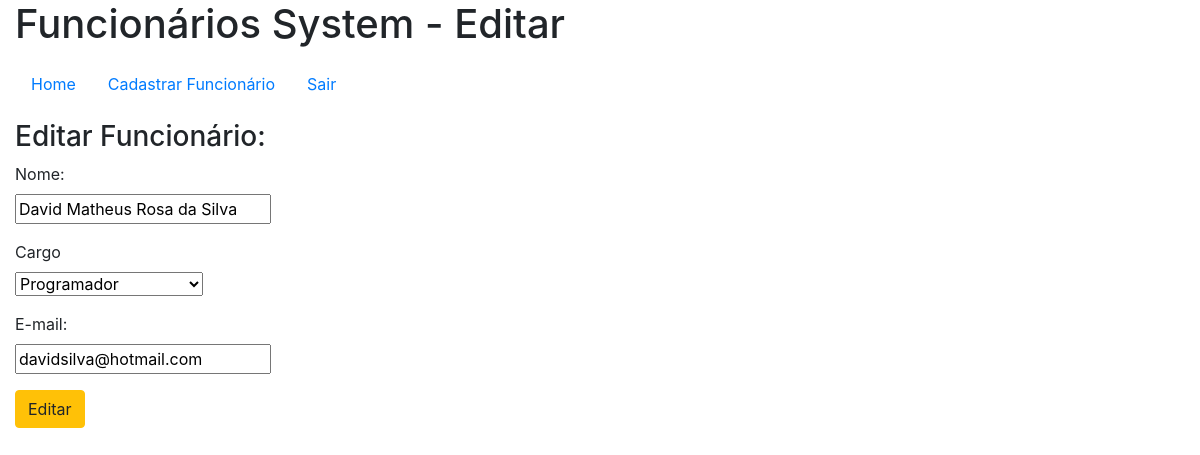
The page /editar.php?id_funcionario=3 (signed in) on the database its author committed.
### tables this page shows
CREATE TABLE `funcionarios_tb` (
  `id_funcionario` int(11) NOT NULL,
  `nome` varchar(200) NOT NULL,
  `cargo` varchar(200) NOT NULL,
  `email` varchar(200) NOT NULL
);

### DAO.php (called while the page is built, shortened)
<?php
include_once 'conn.php';
function buscar_funcionario($id_funcionario)
{
	global $conn;
	$sql = "SELECT * FROM funcionarios_tb WHERE id_funcionario = $id_funcionario";
	$result = mysqli_query($conn, $sql);
	if(mysqli_affected_rows($conn) > 0)
	{
		$funcionario = mysqli_fetch_assoc($result);
	}
	else
	{
		$funcionario = '';
	}
	return $funcionario;
}
?>

### editar.php (the view, shortened to what this page needs)
<?php include_once 'lock.php';
include_once'DAO.php';
if(isset($_POST['editar']))
{
	$edt['id_funcionario'] 	= $_POST['id_funcionario'];
	$edt['nome'] 			= $_POST['nome'];
	$edt['cargo'] 			= $_POST['cargo'];
	$edt['email'] 			= $_POST['email'];
	editar_funcionario($edt);
}
else if(empty($_GET['id_funcionario']))
{
	header('location:index.php?msg=invalidid');
}
else
{
	$id_funcionario = $_GET['id_funcionario'];
	$funcionario = buscar_funcionario($id_funcionario);
}
?>
<!DOCTYPE html>
<html lang="pt-br">
<head>
	<link rel="stylesheet" href="https://cdn.jsdelivr.net/npm/bootstrap@4.5.3/dist/css/bootstrap.min.css">
</head>
<body class="container-fluid">
	<h1>Funcionários System - Editar</h1>
	<p><?php include_once 'menu.php'; ?></p>
	<h3>Editar Funcionário:</h3>
	<form action="editar.php" method="post">
		<p>
			<label>Nome:</label><br>
			<input type="text" name="nome" maxlength="100"
			value="<?php echo $funcionario['nome']; ?>">
		</p>
		<p>
			<label>Cargo</label><br>
			<select name="cargo">
				<option value="Programador"
				<?php if($funcionario['cargo'] == 'Programador') echo "selected"; ?>>Programador</option>
			</select>
		</p>
		<p>
			<label>E-mail:</label><br>
			<input type="email" name="email" maxlength="50" value="
			<?php echo $funcionario['email']; ?>">
		</p>
		<button type="submit" name="editar" class="btn btn-warning">Editar</button>
	</form>
</body>
</html>

### rows shown on the page
funcionarios_tb: nome "David Matheus Rosa da Silva", cargo "Programador", email "davidsilva@hotmail.com"
